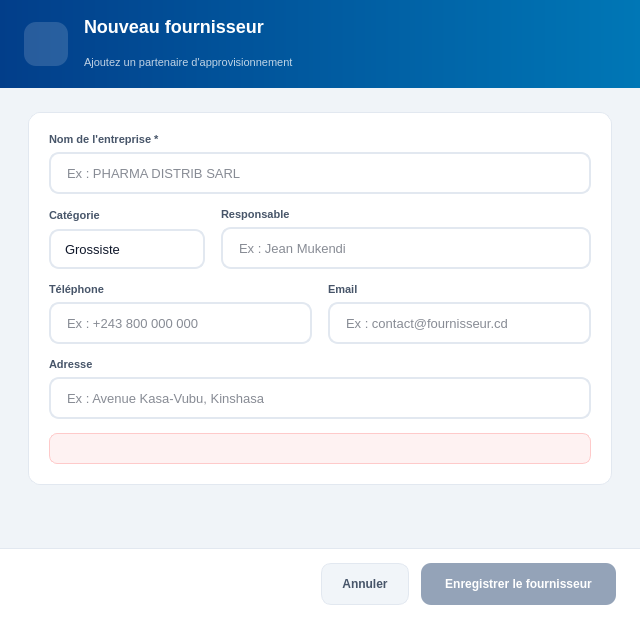
<?xml version="1.0" encoding="UTF-8"?>
<ui version="4.0">
 <class>DialogAddFournisseur</class>
 <widget class="QDialog" name="DialogAddFournisseur">
  <property name="geometry">
   <rect>
    <x>0</x>
    <y>0</y>
    <width>640</width>
    <height>620</height>
   </rect>
  </property>
  <property name="minimumSize">
   <size>
    <width>560</width>
    <height>560</height>
   </size>
  </property>
  <property name="windowTitle">
   <string>Nouveau fournisseur — Nova Pharma</string>
  </property>
  <property name="styleSheet">
   <string notr="true">QDialog#DialogAddFournisseur { background: #f0f4f8; }
QDialog#DialogAddFournisseur QLabel { background: transparent; }</string>
  </property>
  <layout class="QVBoxLayout" name="mainLayout">
   <property name="spacing">
    <number>0</number>
   </property>
   <property name="leftMargin">
    <number>0</number>
   </property>
   <property name="topMargin">
    <number>0</number>
   </property>
   <property name="rightMargin">
    <number>0</number>
   </property>
   <property name="bottomMargin">
    <number>0</number>
   </property>
   <item>
    <widget class="QFrame" name="header">
     <property name="minimumSize">
      <size>
       <width>0</width>
       <height>88</height>
      </size>
     </property>
     <property name="maximumSize">
      <size>
       <width>16777215</width>
       <height>88</height>
      </size>
     </property>
     <property name="styleSheet">
      <string notr="true">QFrame#header { background: qlineargradient(x1:0, y1:0, x2:1, y2:0, stop:0 #023E8A, stop:1 #0077B6); border: none; }
QFrame#header QLabel { background: transparent; color: #ffffff; }</string>
     </property>
     <layout class="QHBoxLayout" name="headerLayout">
      <property name="spacing">
       <number>16</number>
      </property>
      <property name="leftMargin">
       <number>24</number>
      </property>
      <property name="rightMargin">
       <number>24</number>
      </property>
      <item>
       <widget class="QToolButton" name="lbl_header_icon">
        <property name="minimumSize">
         <size>
          <width>44</width>
          <height>44</height>
         </size>
        </property>
        <property name="maximumSize">
         <size>
          <width>44</width>
          <height>44</height>
         </size>
        </property>
        <property name="styleSheet">
         <string notr="true">QToolButton { background: rgba(255,255,255,0.15); border-radius: 12px; border: none; padding: 11px; }</string>
        </property>
        <property name="icon">
         <iconset resource="../Icon.qrc">
          <normaloff>:/Icon/Icons/truck_white.svg</normaloff>:/Icon/Icons/truck_white.svg</iconset>
        </property>
        <property name="iconSize">
         <size>
          <width>22</width>
          <height>22</height>
         </size>
        </property>
        <property name="autoRaise">
         <bool>true</bool>
        </property>
       </widget>
      </item>
      <item>
       <layout class="QVBoxLayout" name="headerTitleBox">
        <property name="spacing">
         <number>2</number>
        </property>
        <item>
         <widget class="QLabel" name="lbl_header_title">
          <property name="styleSheet">
           <string notr="true">font-size: 18px; font-weight: 800; color: #ffffff; background: transparent;</string>
          </property>
          <property name="text">
           <string>Nouveau fournisseur</string>
          </property>
         </widget>
        </item>
        <item>
         <widget class="QLabel" name="lbl_header_sub">
          <property name="styleSheet">
           <string notr="true">font-size: 11px; color: rgba(255,255,255,0.75); background: transparent;</string>
          </property>
          <property name="text">
           <string>Ajoutez un partenaire d'approvisionnement</string>
          </property>
         </widget>
        </item>
       </layout>
      </item>
     </layout>
    </widget>
   </item>
   <item>
    <layout class="QVBoxLayout" name="bodyLayout">
     <property name="spacing">
      <number>16</number>
     </property>
     <property name="leftMargin">
      <number>28</number>
     </property>
     <property name="topMargin">
      <number>24</number>
     </property>
     <property name="rightMargin">
      <number>28</number>
     </property>
     <property name="bottomMargin">
      <number>20</number>
     </property>
     <item>
      <widget class="QFrame" name="form_card">
       <property name="styleSheet">
        <string notr="true">QFrame#form_card { background: #ffffff; border: 1px solid #e2e8f0; border-radius: 12px; }
QFrame#form_card QLabel { background: transparent; }</string>
       </property>
       <layout class="QVBoxLayout" name="formLayout">
        <property name="spacing">
         <number>14</number>
        </property>
        <property name="leftMargin">
         <number>20</number>
        </property>
        <property name="topMargin">
         <number>20</number>
        </property>
        <property name="rightMargin">
         <number>20</number>
        </property>
        <property name="bottomMargin">
         <number>20</number>
        </property>
        <item>
         <layout class="QVBoxLayout" name="row_entreprise">
          <property name="spacing">
           <number>6</number>
          </property>
          <item>
           <widget class="QLabel" name="lbl_entreprise">
            <property name="styleSheet">
             <string notr="true">color: #475569; font-size: 11px; font-weight: 700; background: transparent;</string>
            </property>
            <property name="text">
             <string>Nom de l'entreprise *</string>
            </property>
           </widget>
          </item>
          <item>
           <widget class="QLineEdit" name="edit_raison_sociale">
            <property name="minimumSize">
             <size>
              <width>0</width>
              <height>42</height>
             </size>
            </property>
            <property name="styleSheet">
             <string notr="true">QLineEdit { background: #ffffff; border: 1.5px solid #e2e8f0; border-radius: 10px; padding: 8px 14px; font-size: 13px; color: #0f172a; }
QLineEdit:focus { border-color: #0077B6; }</string>
            </property>
            <property name="placeholderText">
             <string>Ex : PHARMA DISTRIB SARL</string>
            </property>
           </widget>
          </item>
         </layout>
        </item>
        <item>
         <layout class="QHBoxLayout" name="row_cat_resp">
          <property name="spacing">
           <number>16</number>
          </property>
          <item>
           <layout class="QVBoxLayout" name="row_categorie">
            <property name="spacing">
             <number>6</number>
            </property>
            <item>
             <widget class="QLabel" name="lbl_categorie">
              <property name="styleSheet">
               <string notr="true">color: #475569; font-size: 11px; font-weight: 700; background: transparent;</string>
              </property>
              <property name="text">
               <string>Catégorie</string>
              </property>
             </widget>
            </item>
            <item>
             <widget class="QComboBox" name="cmb_categorie">
              <property name="minimumSize">
               <size>
                <width>0</width>
                <height>40</height>
               </size>
              </property>
              <property name="styleSheet">
               <string notr="true">QComboBox { background: #ffffff; border: 1.5px solid #e2e8f0; border-radius: 10px; padding: 8px 14px; font-size: 13px; color: #0f172a; min-height: 20px; }
QComboBox::drop-down { border: none; width: 28px; }
QComboBox QAbstractItemView { background: #ffffff; color: #0f172a; selection-background-color: #e0f2fe; selection-color: #0f172a; }</string>
              </property>
              <item>
               <property name="text">
                <string>Grossiste</string>
               </property>
              </item>
              <item>
               <property name="text">
                <string>Fabricant</string>
               </property>
              </item>
              <item>
               <property name="text">
                <string>Importateur</string>
               </property>
              </item>
              <item>
               <property name="text">
                <string>Matériel médical</string>
               </property>
              </item>
              <item>
               <property name="text">
                <string>Autre</string>
               </property>
              </item>
             </widget>
            </item>
           </layout>
          </item>
          <item>
           <layout class="QVBoxLayout" name="row_responsable">
            <property name="spacing">
             <number>6</number>
            </property>
            <item>
             <widget class="QLabel" name="lbl_responsable">
              <property name="styleSheet">
               <string notr="true">color: #475569; font-size: 11px; font-weight: 700; background: transparent;</string>
              </property>
              <property name="text">
               <string>Responsable</string>
              </property>
             </widget>
            </item>
            <item>
             <widget class="QLineEdit" name="edit_nom_contact">
              <property name="minimumSize">
               <size>
                <width>0</width>
                <height>42</height>
               </size>
              </property>
              <property name="styleSheet">
               <string notr="true">QLineEdit { background: #ffffff; border: 1.5px solid #e2e8f0; border-radius: 10px; padding: 8px 14px; font-size: 13px; color: #0f172a; }
QLineEdit:focus { border-color: #0077B6; }</string>
              </property>
              <property name="placeholderText">
               <string>Ex : Jean Mukendi</string>
              </property>
             </widget>
            </item>
           </layout>
          </item>
         </layout>
        </item>
        <item>
         <layout class="QHBoxLayout" name="row_tel_email">
          <property name="spacing">
           <number>16</number>
          </property>
          <item>
           <layout class="QVBoxLayout" name="row_tel">
            <property name="spacing">
             <number>6</number>
            </property>
            <item>
             <widget class="QLabel" name="lbl_tel">
              <property name="styleSheet">
               <string notr="true">color: #475569; font-size: 11px; font-weight: 700; background: transparent;</string>
              </property>
              <property name="text">
               <string>Téléphone</string>
              </property>
             </widget>
            </item>
            <item>
             <widget class="QLineEdit" name="edit_tel_contact">
              <property name="minimumSize">
               <size>
                <width>0</width>
                <height>42</height>
               </size>
              </property>
              <property name="styleSheet">
               <string notr="true">QLineEdit { background: #ffffff; border: 1.5px solid #e2e8f0; border-radius: 10px; padding: 8px 14px; font-size: 13px; color: #0f172a; }
QLineEdit:focus { border-color: #0077B6; }</string>
              </property>
              <property name="placeholderText">
               <string>Ex : +243 800 000 000</string>
              </property>
             </widget>
            </item>
           </layout>
          </item>
          <item>
           <layout class="QVBoxLayout" name="row_email">
            <property name="spacing">
             <number>6</number>
            </property>
            <item>
             <widget class="QLabel" name="lbl_email">
              <property name="styleSheet">
               <string notr="true">color: #475569; font-size: 11px; font-weight: 700; background: transparent;</string>
              </property>
              <property name="text">
               <string>Email</string>
              </property>
             </widget>
            </item>
            <item>
             <widget class="QLineEdit" name="edit_email_contact">
              <property name="minimumSize">
               <size>
                <width>0</width>
                <height>42</height>
               </size>
              </property>
              <property name="styleSheet">
               <string notr="true">QLineEdit { background: #ffffff; border: 1.5px solid #e2e8f0; border-radius: 10px; padding: 8px 14px; font-size: 13px; color: #0f172a; }
QLineEdit:focus { border-color: #0077B6; }</string>
              </property>
              <property name="placeholderText">
               <string>Ex : contact@fournisseur.cd</string>
              </property>
             </widget>
            </item>
           </layout>
          </item>
         </layout>
        </item>
        <item>
         <layout class="QVBoxLayout" name="row_adresse">
          <property name="spacing">
           <number>6</number>
          </property>
          <item>
           <widget class="QLabel" name="lbl_adresse">
            <property name="styleSheet">
             <string notr="true">color: #475569; font-size: 11px; font-weight: 700; background: transparent;</string>
            </property>
            <property name="text">
             <string>Adresse</string>
            </property>
           </widget>
          </item>
          <item>
           <widget class="QLineEdit" name="edit_adresse">
            <property name="minimumSize">
             <size>
              <width>0</width>
              <height>42</height>
             </size>
            </property>
            <property name="styleSheet">
             <string notr="true">QLineEdit { background: #ffffff; border: 1.5px solid #e2e8f0; border-radius: 10px; padding: 8px 14px; font-size: 13px; color: #0f172a; }
QLineEdit:focus { border-color: #0077B6; }</string>
            </property>
            <property name="placeholderText">
             <string>Ex : Avenue Kasa-Vubu, Kinshasa</string>
            </property>
           </widget>
          </item>
         </layout>
        </item>
        <item>
         <widget class="QLabel" name="lbl_error">
          <property name="visible">
           <bool>false</bool>
          </property>
          <property name="styleSheet">
           <string notr="true">color: #DC2626; font-size: 11px; font-weight: 600; background: #fef2f2; border: 1px solid #fecaca; border-radius: 8px; padding: 8px 12px;</string>
          </property>
          <property name="text">
           <string/>
          </property>
          <property name="wordWrap">
           <bool>true</bool>
          </property>
         </widget>
        </item>
       </layout>
      </widget>
     </item>
     <item>
      <spacer name="bodySpacer">
       <property name="orientation">
        <enum>Qt::Orientation::Vertical</enum>
       </property>
       <property name="sizeHint" stdset="0">
        <size>
         <width>20</width>
         <height>20</height>
        </size>
       </property>
      </spacer>
     </item>
    </layout>
   </item>
   <item>
    <widget class="QFrame" name="footer">
     <property name="minimumSize">
      <size>
       <width>0</width>
       <height>72</height>
      </size>
     </property>
     <property name="maximumSize">
      <size>
       <width>16777215</width>
       <height>72</height>
      </size>
     </property>
     <property name="styleSheet">
      <string notr="true">QFrame#footer { background: #ffffff; border-top: 1px solid #e2e8f0; }</string>
     </property>
     <layout class="QHBoxLayout" name="footerLayout">
      <property name="spacing">
       <number>12</number>
      </property>
      <property name="leftMargin">
       <number>24</number>
      </property>
      <property name="rightMargin">
       <number>24</number>
      </property>
      <item>
       <spacer name="footerSpacer">
        <property name="orientation">
         <enum>Qt::Orientation::Horizontal</enum>
        </property>
        <property name="sizeHint" stdset="0">
         <size>
          <width>40</width>
          <height>20</height>
         </size>
        </property>
       </spacer>
      </item>
      <item>
       <widget class="QPushButton" name="btn_cancel">
        <property name="minimumSize">
         <size>
          <width>0</width>
          <height>42</height>
         </size>
        </property>
        <property name="cursor">
         <cursorShape>PointingHandCursor</cursorShape>
        </property>
        <property name="styleSheet">
         <string notr="true">QPushButton { background: #f1f5f9; color: #475569; border: 1px solid #e2e8f0; border-radius: 10px; font-size: 12px; font-weight: 700; padding: 0 20px; }
QPushButton:hover { background: #e2e8f0; }</string>
        </property>
        <property name="text">
         <string>Annuler</string>
        </property>
       </widget>
      </item>
      <item>
       <widget class="QPushButton" name="btn_save">
        <property name="enabled">
         <bool>false</bool>
        </property>
        <property name="minimumSize">
         <size>
          <width>0</width>
          <height>42</height>
         </size>
        </property>
        <property name="cursor">
         <cursorShape>PointingHandCursor</cursorShape>
        </property>
        <property name="styleSheet">
         <string notr="true">QPushButton { background: #023E8A; color: #ffffff; border: none; border-radius: 10px; font-size: 12px; font-weight: 800; padding: 0 24px; }
QPushButton:hover { background: #0077B6; }
QPushButton:disabled { background: #94a3b8; }</string>
        </property>
        <property name="text">
         <string>Enregistrer le fournisseur</string>
        </property>
       </widget>
      </item>
     </layout>
    </widget>
   </item>
  </layout>
 </widget>
 <resources>
  <include location="../Icon.qrc"/>
 </resources>
 <connections/>
</ui>
